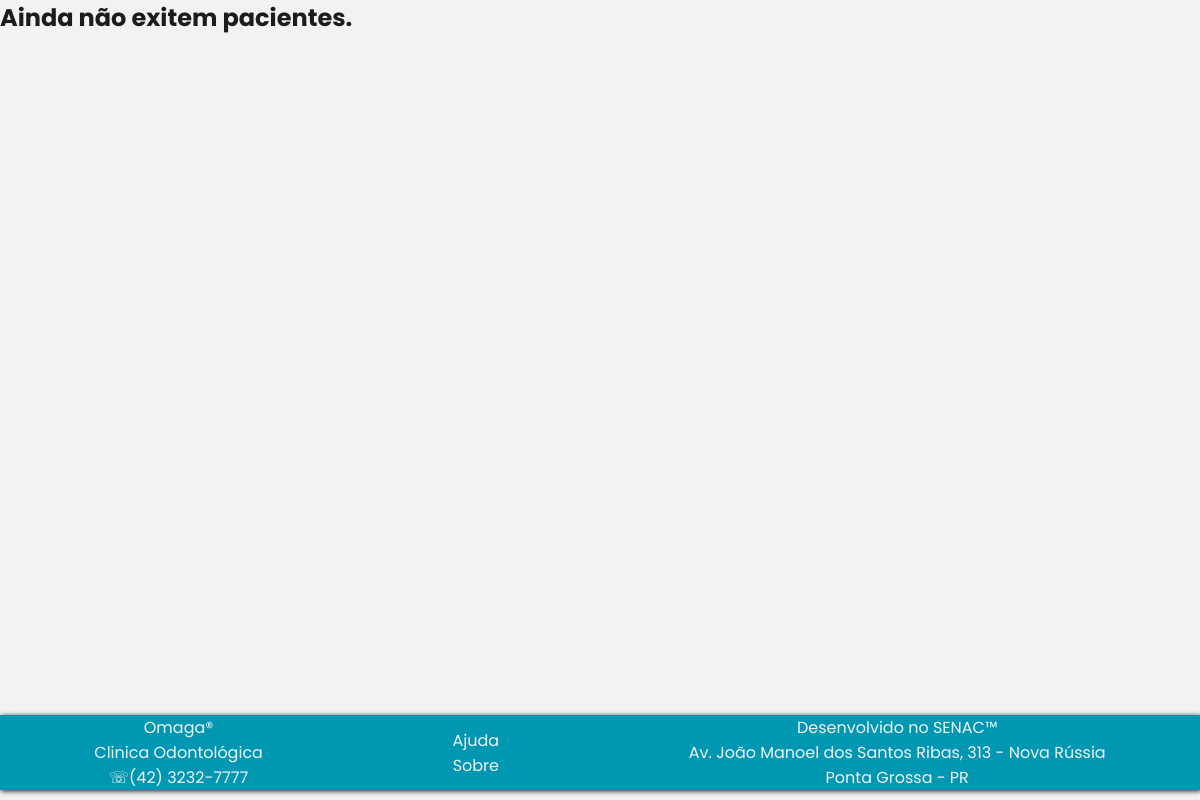
Before: /listarpaciente.php with the older database file.
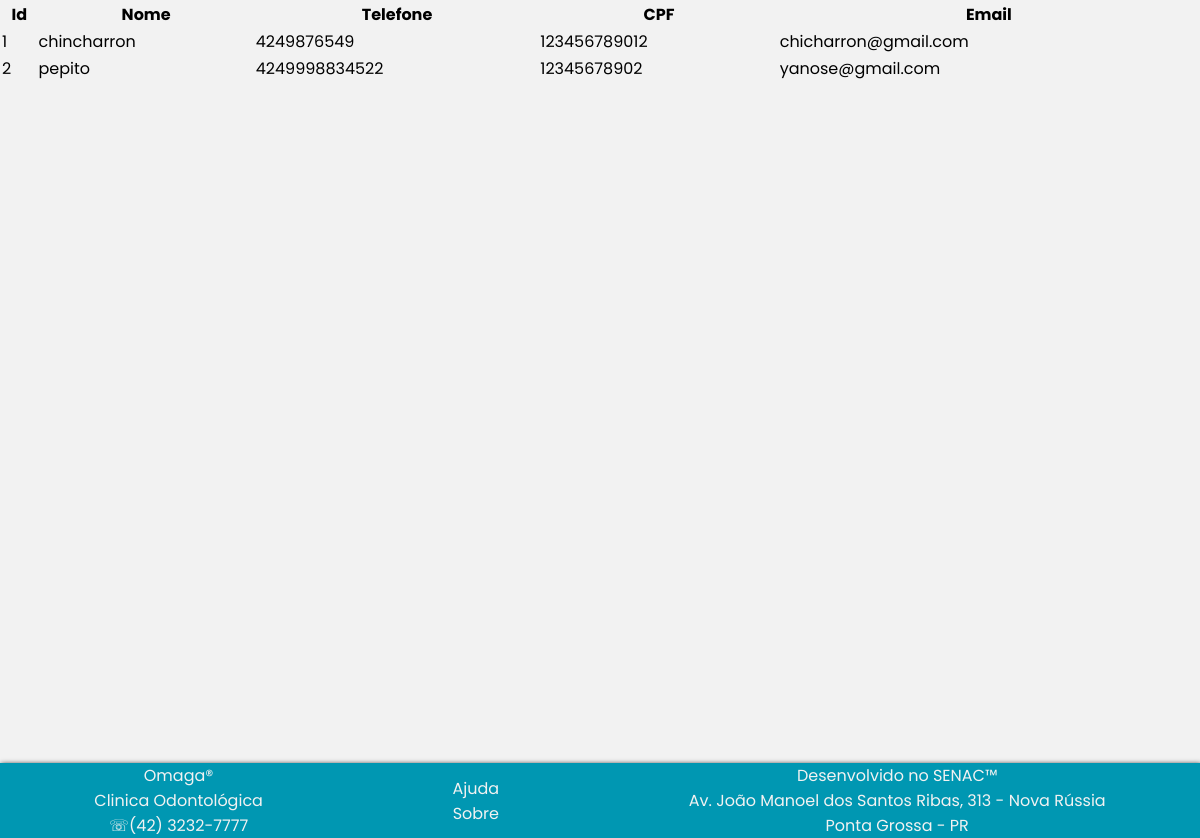
After: the same page with the newer database file.
### tables this page shows
CREATE TABLE `paciente` (
  `id_paciente_pk` int(11) NOT NULL,
  `nome` text,
  `telefone` bigint(11) DEFAULT NULL,
  `email` text,
  `cpf` bigint(12) DEFAULT NULL,
  `endereco` text
);

### persistence/Banco.php (called while the page is built, shortened)
<?php
class Banco{
	private $conexao;
	public function __construct(){
		$this->url="localhost";
		$this->usuario="root";
		$this->senha="";
		$this->banco="odontologia";
		$this->conexao=new mysqli($this->url,$this->usuario,
			$this->senha,$this->banco);
	}
	public function consultar($sql)
	{
		$consulta=$this->conexao->query($sql);
		$linhas=$consulta->num_rows;
		if($linhas>0){
			return $consulta;
		}else{
			return false;
		}
	}
}
?>

### persistence/PacientePA.php (called while the page is built, shortened)
<?php
require_once 'Banco.php';
class PacientePA{
	private $conexao;
	function __construct(){
		$this->conexao=new Banco();
	}
	public function listar_inicio_fim($inicio,$fim){
		$sql="select * from paciente where id_paciente_pk between $inicio and $fim";
		return $this->conexao->consultar($sql);
	}
	}
?>

### listarpaciente.php (the view, shortened to what this page needs)
<?php
	require_once 'cabecalho.php';
	if(isset($_POST['inicio'])){
		$inicio=$_POST['inicio'];
		$fim=$inicio+4;
	} else{
		$inicio=1;
		$fim=5;
	}
	require_once 'persistence/PacientePA.php';
	$pacientepa=new PacientePA();
	$consulta=$pacientepa->listar_inicio_fim($inicio,$fim);
	if (!$consulta){
		echo "<h2>Ainda não exitem pacientes.</h2>";
	} else{
		echo "<table>";
		echo "<tr>";
		echo "<th>Id</th>";
		echo "<th>Nome</th>";
		echo "<th>Telefone</th>";
		echo "<th>CPF</th>";
		echo "<th>Email</th>";
		echo "</tr>";
		while ($linha=$consulta->fetch_assoc()){
			echo "<tr>";
			echo "<td>".$linha['id_paciente_pk']."</td>";
			echo "<td>".$linha['nome']."</td>";
			echo "<td>".$linha['telefone']."</td>";
			echo "<td>".$linha['cpf']."</td>";
			echo "<td>".$linha['email']."</td>";
			echo "</tr>";
		}
		echo "</table>";
		echo "<section>";
	}
?>
<br/>
<br/>
<br/>
<br/>
<br/>
<br/>
<br/>
<br/>
<br/>
<br/>
<br/>
<br/>
<br/>
<br/>
<br/>
<br/>
<br/>
<br/>
<br/>
<br/>
<br/>
<br/>
<br/>
<br/>
<?php
	require_once 'rodape.php';
?>
<?php
	require_once 'rodape.php';
?>
</body>
</html>

### cabecalho.php (shortened to what this page needs)
<!DOCTYPE html>
<html lang="pt-br">
<head>
	<link rel="stylesheet" type="text/css" href="css/estilo.css">
</head>
<body>

### rodape.php
<?php
	require_once 'cabecalho.php';
?>
<section class="rodape">
	<div id="sobre">
		<p>Omaga&reg;<br/>Clinica Odontológica</p>
		<p>&#9743;(42) 3232-7777</p>
	</div>
	<div id="lks">
		<p><a href="/PROJETO_INTEGRADOR/ajuda" target="quadro">Ajuda</a></p>
		<p><a href="/PROJETO_INTEGRADOR/sobre" target="quadro">Sobre</a></p>
	</div>
	<div id="sobre2">
		<p>Desenvolvido no SENAC&trade;</p>
		<p>Av. João Manoel dos Santos Ribas, 313 - Nova Rússia</p>
		<p>Ponta Grossa - PR</p>
	</div>
</section>
</body>
</html>

### css/estilo.css (style rules this page uses)
:root { --color-white: #f2f2f2; --color-blue1: rgb(0, 151, 178); --color-blue2: #509CD0; --color-blue3: ; --color-dark1: #1c1c1c; --color-text: #d9d9d9; --color-hover: rgb(255, 255, 255, 0.2); --color-blue2hover: rgb(255, 255, 255, 0.1); }
* { margin:0px; padding:0px; }
body { display: flex; min-height: 100vh; background-color: var(--color-white); flex-direction: column; font-family: 'Poppins', sans-serif; }
.rodape { display: flex; justify-content: center; margin-top: 10vh; height: auto; background-color: var(--color-blue1); box-shadow: 1px 1px 5px var(--color-dark1); z-index: 2; }
#sobre { color: var(--color-white); margin: auto; text-align: center; }
#lks { margin: auto; text-align: center; }
#lks a { border: 1px solid transparent; text-decoration: none; color: var(--color-white); transition: 0.5s; }
#sobre2 { color: var(--color-white); margin: auto; text-align: center; }
h2 { color: var(--color-dark1); font-family: 'Poppins', sans-serif; }

Changed rows visible on the page:
added paciente: id_paciente_pk "1", nome "chincharron", telefone "4249876549", cpf "123456789012", email "chicharron@gmail.com"
added paciente: id_paciente_pk "2", nome "pepito", telefone "4249998834522", cpf "12345678902", email "yanose@gmail.com"
Other visible differences:
text no longer shown: "Ainda não exitem pacientes."
text now shown: "Id Nome Telefone CPF Email"
